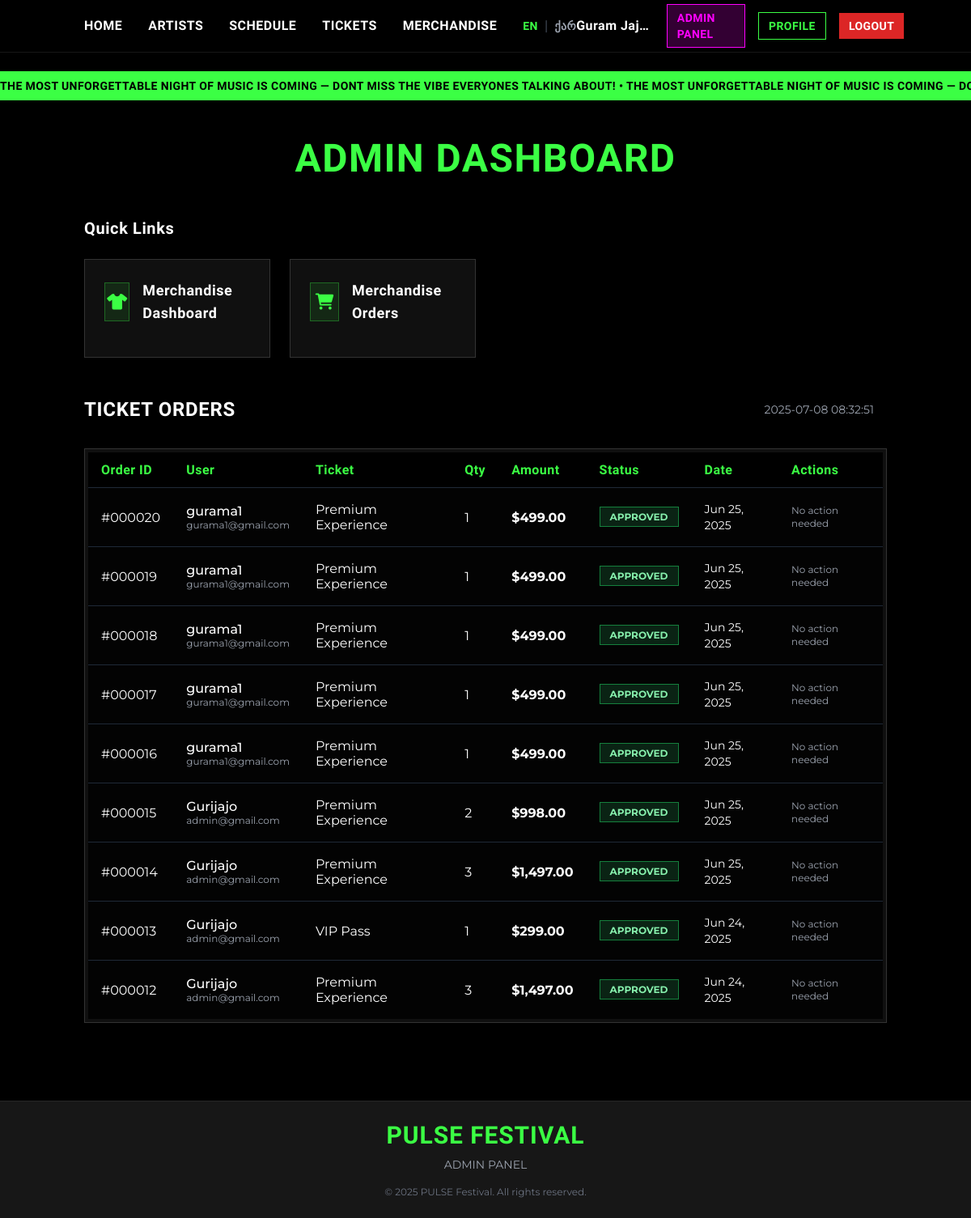
The app's page /admin/dashboard.php?lang=en (signed in) with its own data.
### tables this page shows
CREATE TABLE `orders` (
  `id` int NOT NULL,
  `user_id` int NOT NULL,
  `ticket_type_id` int NOT NULL,
  `id_number` varchar(50) DEFAULT NULL,
  `quantity` int NOT NULL,
  `total_amount` decimal(10,2) NOT NULL,
  `status` enum('pending','approved','rejected','completed') DEFAULT 'pending',
  `payment_method` varchar(50) DEFAULT NULL,
  `qr_code` varchar(255) DEFAULT NULL,
  `created_at` timestamp NULL DEFAULT CURRENT_TIMESTAMP
);

CREATE TABLE `users` (
  `id` int NOT NULL,
  `username` varchar(50) NOT NULL,
  `email` varchar(100) NOT NULL,
  `password` varchar(255) NOT NULL,
  `first_name` varchar(50) NOT NULL,
  `last_name` varchar(50) NOT NULL,
  `phone` varchar(20) DEFAULT NULL,
  `id_number` varchar(50) NOT NULL,
  `is_admin` tinyint(1) DEFAULT '0',
  `created_at` timestamp NULL DEFAULT CURRENT_TIMESTAMP,
  `is_active` tinyint(1) DEFAULT '1',
  `failed_login_attempts` int DEFAULT '0',
  `last_failed_login` timestamp NULL DEFAULT NULL,
  `session_invalidated_at` timestamp NULL DEFAULT NULL
);

CREATE TABLE `ticket_types` (
  `id` int NOT NULL,
  `name` varchar(50) NOT NULL,
  `price` decimal(10,2) NOT NULL,
  `description` text,
  `total_quantity` int NOT NULL,
  `available_quantity` int NOT NULL,
  `is_active` tinyint(1) DEFAULT '1',
  `created_at` timestamp NULL DEFAULT CURRENT_TIMESTAMP
);

### includes/functions.php (called while the page is built, shortened)
<?php
function getAllOrders() {
    $database = new Database();
    $conn = $database->getConnection();
    $query = "SELECT o.*, u.username, u.email, tt.name as ticket_name
              FROM orders o
              JOIN users u ON o.user_id = u.id
              JOIN ticket_types tt ON o.ticket_type_id = tt.id
              ORDER BY o.created_at DESC";
    $stmt = $conn->prepare($query);
    $stmt->execute();
    return $stmt->fetchAll(PDO::FETCH_ASSOC);
}
?>

### admin/dashboard.php (the view, shortened to what this page needs)
<?php
require_once '../includes/functions.php';
$currentDateTime = '2025-07-08 08:32:51';
$currentUser = isset($_SESSION['user_name']) ? $_SESSION['user_name'] : 'Guest';
$lang = $_GET['lang'] ?? $_SESSION['lang'] ?? 'en';
$t = $translations[$lang];
$orders = getAllOrders();
?>
<!DOCTYPE html>
<html lang="<?php echo $lang; ?>" class="dark">
<head>
    <script src="https://cdn.tailwindcss.com"></script>
    <link rel="stylesheet" href="https://cdnjs.cloudflare.com/ajax/libs/font-awesome/6.0.0/css/all.min.css">
</head>
<body class="bg-black text-white main-font min-h-screen">
    <nav class="fixed top-0 w-full z-50 bg-black backdrop-blur-sm border-b border-neutral-900" x-data="{ mobileMenu: false }">
        <div class="container mx-auto px-4">
            <div class="flex items-center justify-between h-16">
                <div class="hidden md:flex items-center space-x-6 lg:space-x-8">
                    <a href="../index.php#home" class="hover:text-festival-yellow transition-colors festival-font"><?php echo $t['home']; ?></a>
                    <a href="../index.php#artists" class="hover:text-festival-yellow transition-colors festival-font"><?php echo $t['artists']; ?></a>
                    <a href="../index.php#schedule" class="hover:text-festival-yellow transition-colors festival-font"><?php echo $t['schedule']; ?></a>
                    <a href="../index.php#tickets" class="hover:text-festival-yellow transition-colors festival-font"><?php echo $t['tickets']; ?></a>
                    <a href="../merch.php" class="hover:text-festival-yellow transition-colors festival-font"><?php echo $t['merchandise']; ?></a>
                    <div class="flex items-center space-x-2">
                        <a href="?lang=en" class="<?php echo $lang === 'en' ? 'text-festival-yellow' : 'text-gray-400'; ?> hover:text-festival-yellow transition-colors text-sm festival-font font-bold">EN</a>
                        <span class="text-gray-600">|</span>
                        <a href="?lang=ka" class="<?php echo $lang === 'ka' ? 'text-festival-yellow' : 'text-gray-400'; ?> hover:text-festival-yellow transition-colors text-sm festival-font font-bold">ქარ</a>
                    </div>
                </div>
                <div class="hidden md:flex items-center space-x-4">
                    <span class="text-white festival-font hidden lg:inline-block truncate max-w-[120px]">
                        <?php echo htmlspecialchars($currentUser); ?>
                    </span>
                    <span class="bg-festival-purple/20 border border-festival-purple px-3 py-1.5 rounded-none text-festival-purple festival-font text-sm">
                        <?php echo $t['admin_panel']; ?>
                    </span>
                    <a href="../profile.php" class="bg-transparent px-3 py-1.5 rounded-none border border-festival-yellow text-festival-yellow hover:bg-festival-yellow hover:text-black transition-colors festival-font text-sm"><?php echo $t['profile']; ?></a>
                    <a href="../logout.php" class="bg-red-600 px-3 py-1.5 rounded-none hover:bg-red-700 transition-colors festival-font text-sm"><?php echo $t['logout']; ?></a>
                </div>
            </div>
        </div>
    </nav>
    <div class="scrolling-banner py-2 mt-16">
        <div class="scrolling-text whitespace-nowrap text-sm font-bold festival-font">
            <?php echo $t['most_anticipated']; ?> • <?php echo $t['most_anticipated']; ?> • <?php echo $t['most_anticipated']; ?> •
        </div>
    </div>
    <div class="container mx-auto px-4 py-8 sm:py-12">
        <h1 class="text-3xl sm:text-4xl md:text-5xl font-bold text-center mb-8 sm:mb-12 text-festival-yellow festival-font"><?php echo $t['admin_dashboard']; ?></h1>
        <div class="max-w-6xl mx-auto mb-12">
            <h2 class="text-xl font-bold mb-6 festival-font"><?php echo $t['quick_links']; ?></h2>
            <div class="grid grid-cols-1 sm:grid-cols-2 lg:grid-cols-4 gap-6">
                <a href="admin_merch.php" class="admin-card p-6 rounded-none group">
                    <div class="flex items-center mb-4">
                        <div class="w-12 h-12 rounded-none admin-card-icon flex items-center justify-center mr-4">
                            <i class="fas fa-tshirt text-festival-yellow text-xl"></i>
                        </div>
                        <h3 class="text-lg font-bold festival-font group-hover:text-festival-yellow transition-colors"><?php echo $t['merch_dashboard']; ?></h3>
                    </div>
                </a>
                <a href="admin_orders.php" class="admin-card p-6 rounded-none group">
                    <div class="flex items-center mb-4">
                        <div class="w-12 h-12 rounded-none admin-card-icon flex items-center justify-center mr-4">
                            <i class="fas fa-shopping-cart text-festival-yellow text-xl"></i>
                        </div>
                        <h3 class="text-lg font-bold festival-font group-hover:text-festival-yellow transition-colors"><?php echo $t['merch_orders']; ?></h3>
                    </div>
                </a>
            </div>
        </div>
        <div class="max-w-7xl mx-auto">
            <div class="flex flex-col sm:flex-row justify-between items-start sm:items-center mb-6 sm:mb-8">
                <h2 class="text-xl sm:text-2xl font-bold text-white festival-font mb-2 sm:mb-0"><?php echo $t['ticket_orders']; ?></h2>
                <div class="flex items-center">
                    <div class="text-sm text-gray-400 mr-4">
                        <?php echo $currentDateTime; ?>
                    </div>
                </div>
            </div>
            <div class="admin-container rounded-none p-1">
                <div class="overflow-x-auto bg-black/80">
                    <table class="w-full">
                        <thead class="bg-black">
                            <tr class="text-festival-yellow">
                                <th class="px-4 py-3 text-left festival-font"><?php echo $t['order_id']; ?></th>
                                <th class="px-4 py-3 text-left festival-font"><?php echo $t['user']; ?></th>
                                <th class="px-4 py-3 text-left festival-font hidden sm:table-cell"><?php echo $t['ticket']; ?></th>
                                <th class="px-4 py-3 text-left festival-font"><?php echo $t['qty']; ?></th>
                                <th class="px-4 py-3 text-left festival-font hidden xs:table-cell"><?php echo $t['amount']; ?></th>
                                <th class="px-4 py-3 text-left festival-font"><?php echo $t['status']; ?></th>
                                <th class="px-4 py-3 text-left festival-font hidden md:table-cell"><?php echo $t['date']; ?></th>
                                <th class="px-4 py-3 text-left festival-font"><?php echo $t['actions']; ?></th>
                            </tr>
                        </thead>
                        <tbody>
                            <?php foreach ($orders as $order): ?>
                                <tr class="border-t border-gray-800 hover:bg-gray-900/30 transition-colors">
                                    <td class="px-4 py-4">#<?php echo sprintf('%06d', $order['id']); ?></td>
                                    <td class="px-4 py-4">
                                        <div class="font-medium"><?php echo htmlspecialchars($order['username']); ?></div>
                                        <div class="text-xs text-gray-400 hidden xs:block"><?php echo htmlspecialchars($order['email']); ?></div>
                                    </td>
                                    <td class="px-4 py-4 hidden sm:table-cell"><?php echo htmlspecialchars($order['ticket_name']); ?></td>
                                    <td class="px-4 py-4"><?php echo $order['quantity']; ?></td>
                                    <td class="px-4 py-4 font-bold hidden xs:table-cell">$<?php echo number_format($order['total_amount'], 2); ?></td>
                                    <td class="px-4 py-4">
                                        <span class="px-3 py-1 rounded-none text-xs font-bold
                                            <?php echo $order['status'] === 'approved' ? 'bg-green-900/40 text-green-300 border border-green-700' :
                                                ($order['status'] === 'rejected' ? 'bg-red-900/40 text-red-300 border border-red-700' :
                                                'bg-yellow-900/40 text-yellow-300 border border-yellow-700'); ?>">
                                            <?php echo strtoupper($order['status']); ?>
                                        </span>
                                    </td>
                                    <td class="px-4 py-4 text-sm hidden md:table-cell"><?php echo date('M j, Y', strtotime($order['created_at'])); ?></td>
                                    <td class="px-4 py-4">
                                        <?php if ($order['status'] === 'pending'): ?>
                                            <div class="flex flex-col xs:flex-row space-y-2 xs:space-y-0 xs:space-x-2">
                                                <form method="POST" class="inline">
                                                    <input type="hidden" name="order_id" value="<?php echo $order['id']; ?>">
                                                    <input type="hidden" name="action" value="approve">
                                                    <button type="submit" class="action-button bg-green-600 text-white px-3 py-1 rounded-none text-xs hover:bg-green-500 transition-colors">
                                                        <i class="fas fa-check mr-1"></i><?php echo $t['approve']; ?>
                                                    </button>
                                                </form>
                                                <form method="POST" class="inline">
                                                    <input type="hidden" name="order_id" value="<?php echo $order['id']; ?>">
                                                    <input type="hidden" name="action" value="reject">
                                                    <button type="submit" class="action-button bg-red-600 text-white px-3 py-1 rounded-none text-xs hover:bg-red-500 transition-colors">
                                                        <i class="fas fa-times mr-1"></i><?php echo $t['reject']; ?>
                                                    </button>
                                                </form>
                                            </div>
                                        <?php else: ?>
                                            <span class="text-gray-400 text-xs"><?php echo $t['no_action']; ?></span>
                                        <?php endif; ?>
                                    </td>
                                </tr>
                            <?php endforeach; ?>
                        </tbody>
                    </table>
                </div>
            </div>
        </div>
    </div>
    <footer class="bg-neutral-900 py-6 border-t border-neutral-800 mt-8 sm:mt-12">
        <div class="container mx-auto px-4 text-center">
            <h2 class="text-2xl sm:text-3xl font-bold mb-2 text-festival-yellow festival-font">PULSE FESTIVAL</h2>
            <p class="text-gray-400 mb-4 text-sm"><?php echo $t['admin_panel']; ?></p>
            <div class="text-xs text-gray-500">
                &copy; 2025 PULSE Festival. All rights reserved.
            </div>
        </div>
    </footer>
</body>
</html>

### admin/dashboard.php (style rules this page uses)
:root { --primary-color: #3bff44; }
.festival-font { font-family: 'Rajdhani', sans-serif; font-weight: 600; letter-spacing: 0.03em; }
.main-font { font-family: 'Montserrat', sans-serif; }
body { background-color: #000; overflow-x: hidden; }
.admin-container { background: rgba(20, 20, 20, 0.8); border: 1px solid #333; position: relative; overflow: hidden; }
.scrolling-banner { background-color: var(--primary-color); color: black; overflow: hidden; }
.scrolling-text { animation: scroll 25s linear infinite; }
.admin-card { background: rgba(20, 20, 20, 0.8); border: 1px solid #333; transition: all 0.3s ease; position: relative; overflow: hidden; }
.admin-card-icon { background: rgba(59, 255, 68, 0.1); border: 1px solid rgba(59, 255, 68, 0.3); }

### records on screen
orders: id "000020", user.username "gurama1", user.email "gurama1@gmail.com", ticket_type.name "Premium Experience", quantity "1", total_amount "499.00", status "APPROVED", created_at "Jun 25, 2025"
orders: id "000019", user.username "gurama1", user.email "gurama1@gmail.com", ticket_type.name "Premium Experience", quantity "1", total_amount "499.00", status "APPROVED", created_at "Jun 25, 2025"
orders: id "000018", user.username "gurama1", user.email "gurama1@gmail.com", ticket_type.name "Premium Experience", quantity "1", total_amount "499.00", status "APPROVED", created_at "Jun 25, 2025"
orders: id "000017", user.username "gurama1", user.email "gurama1@gmail.com", ticket_type.name "Premium Experience", quantity "1", total_amount "499.00", status "APPROVED", created_at "Jun 25, 2025"
orders: id "000016", user.username "gurama1", user.email "gurama1@gmail.com", ticket_type.name "Premium Experience", quantity "1", total_amount "499.00", status "APPROVED", created_at "Jun 25, 2025"
orders: id "000015", user.username "Gurijajo", user.email "admin@gmail.com", ticket_type.name "Premium Experience", quantity "2", total_amount "998.00", status "APPROVED", created_at "Jun 25, 2025"
orders: id "000014", user.username "Gurijajo", user.email "admin@gmail.com", ticket_type.name "Premium Experience", quantity "3", total_amount "1,497.00", status "APPROVED", created_at "Jun 25, 2025"
orders: id "000013", user.username "Gurijajo", user.email "admin@gmail.com", ticket_type.name "VIP Pass", quantity "1", total_amount "299.00", status "APPROVED", created_at "Jun 24, 2025"
orders: id "000012", user.username "Gurijajo", user.email "admin@gmail.com", ticket_type.name "Premium Experience", quantity "3", total_amount "1,497.00", status "APPROVED", created_at "Jun 24, 2025"

### other values on screen
$t['home'] "HOME"
$t['artists'] "ARTISTS"
$t['schedule'] "SCHEDULE"
$t['tickets'] "TICKETS"
$t['merchandise'] "MERCHANDISE"
$currentUser "Guram Jaj…"
$t['admin_panel'] "ADMIN PANEL"
$t['profile'] "PROFILE"
$t['logout'] "LOGOUT"
$t['most_anticipated'] "THE MOST UNFORGETTABLE NIGHT OF MUSIC IS COMING — DONT MISS THE VIBE EVERYONES TALKING ABOUT!"
$t['most_anticipated'] "THE MOST UNFORGETTABLE NIGHT OF MUSIC IS COMING —…"
$t['admin_dashboard'] "ADMIN DASHBOARD"
$t['quick_links'] "Quick Links"
$t['merch_dashboard'] "Merchandise Dashboard"
$t['merch_orders'] "Merchandise Orders"
